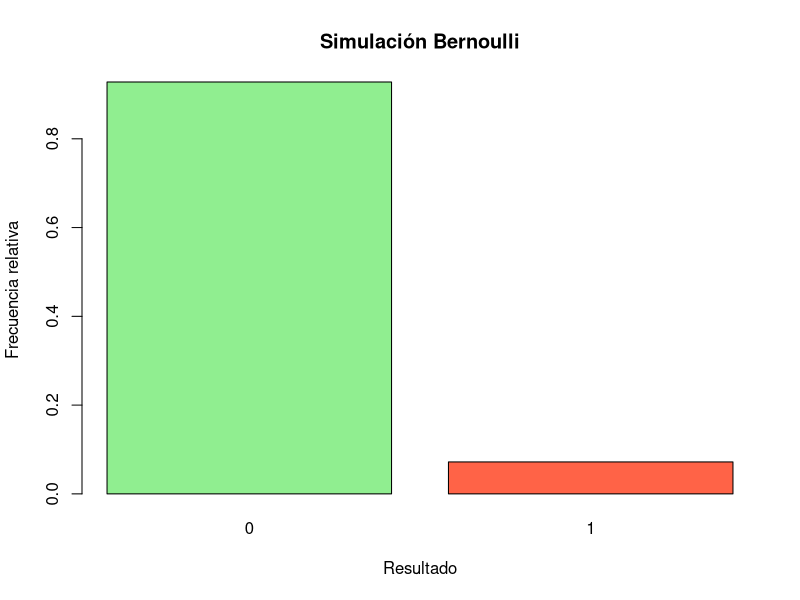
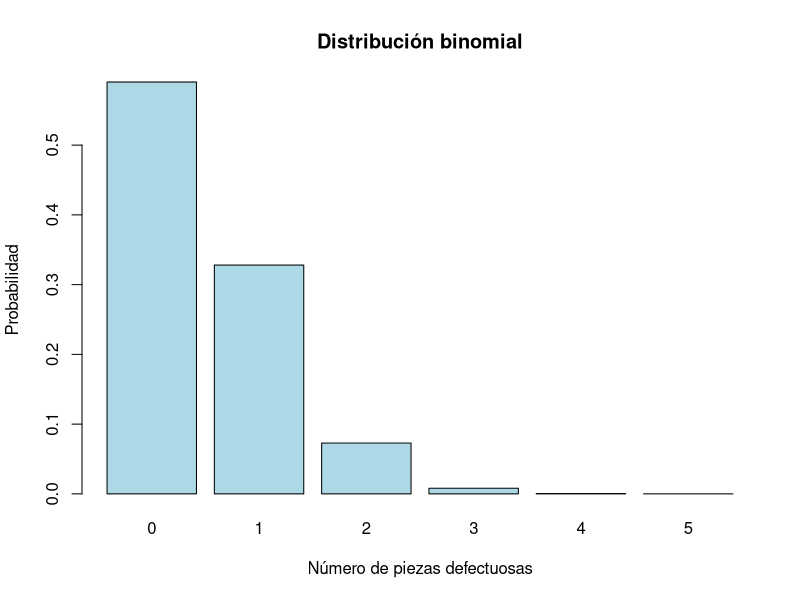
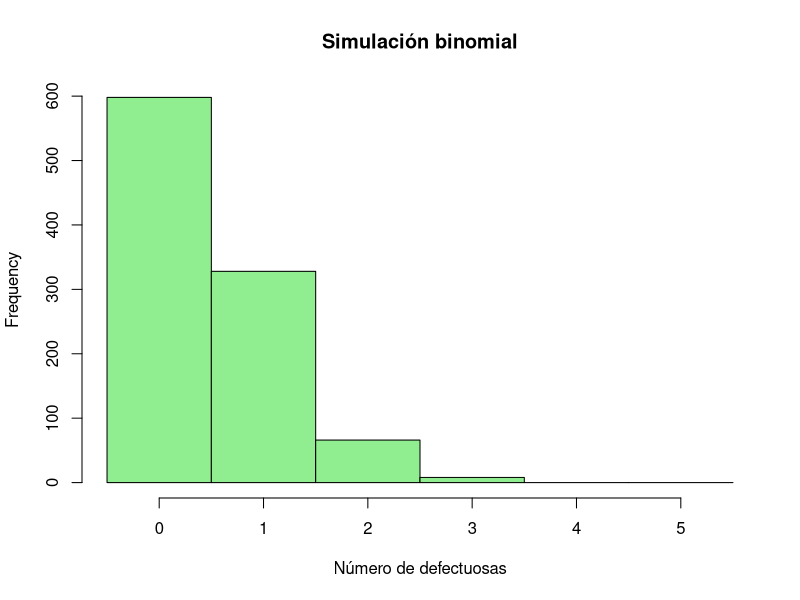
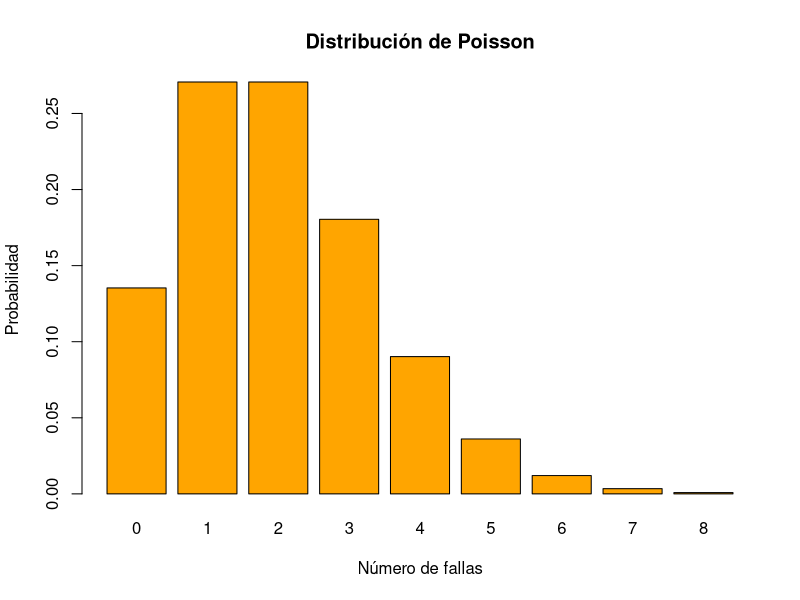
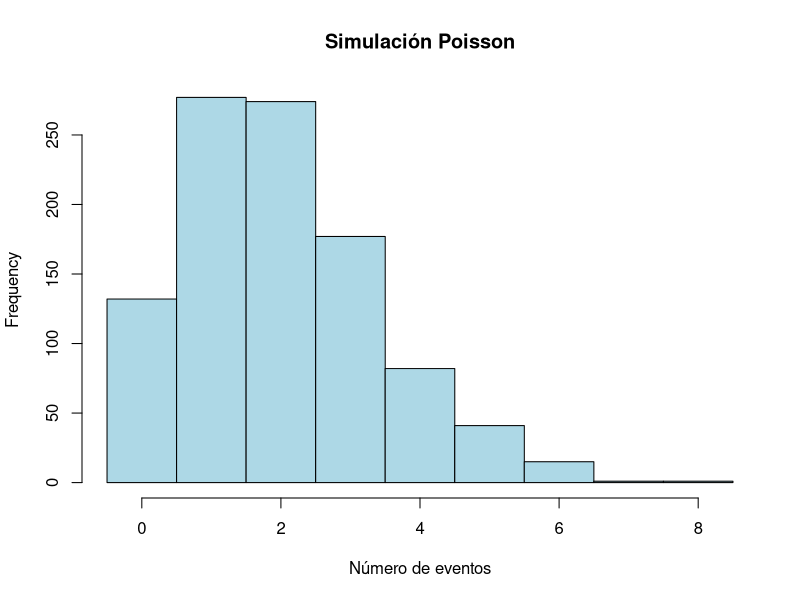
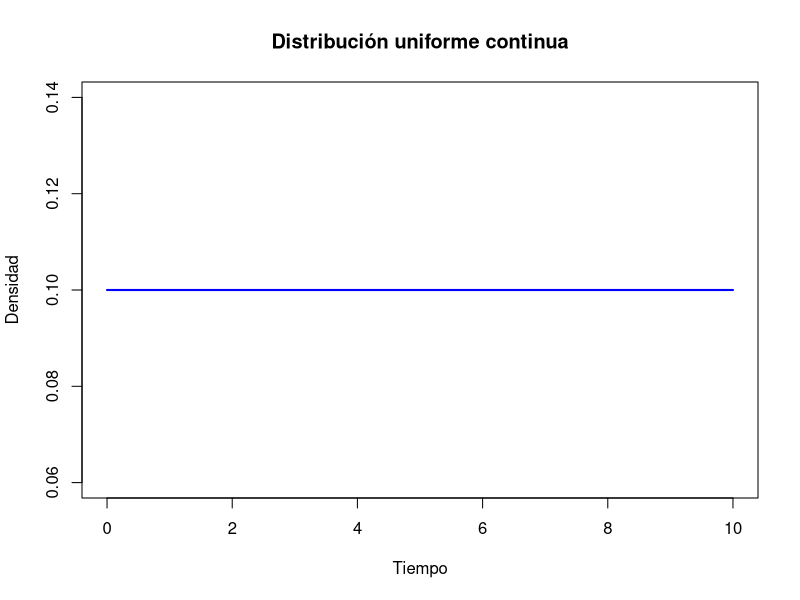
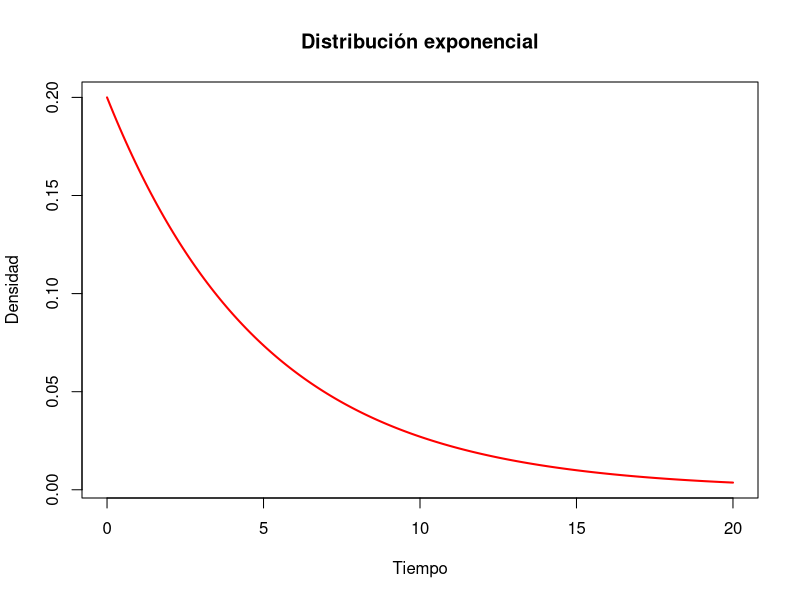
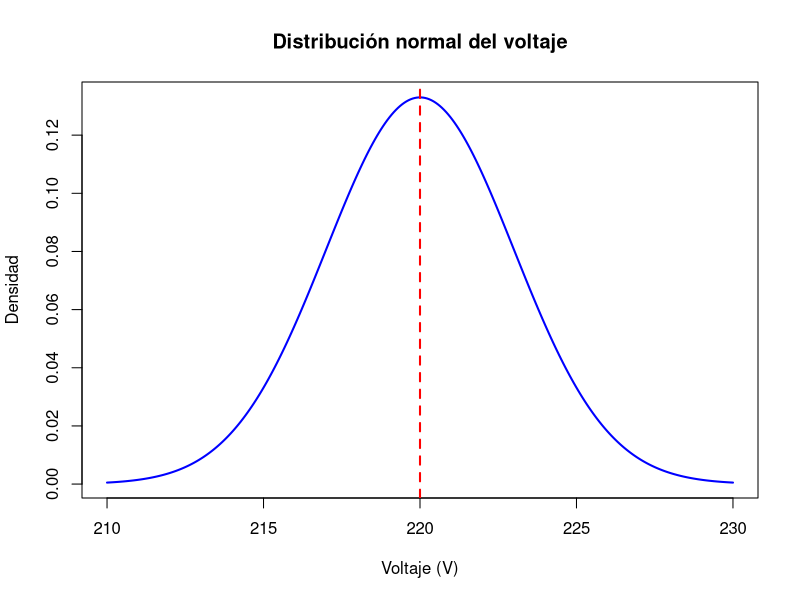

R code for these plots, in order:
## ---- chunk 1
p <- 0.08

P_defectuosa <- p
P_buena <- 1 - p
esperanza <- p
varianza <- p * (1 - p)

c(P_defectuosa = P_defectuosa,
  P_buena = P_buena,
  Esperanza = esperanza,
  Varianza = varianza)
## ---- chunk 2
set.seed(123)

sim_bernoulli <- rbinom(n = 1000, size = 1, prob = 0.08)

mean(sim_bernoulli)
var(sim_bernoulli)
## ---- chunk 3
tabla_bern <- prop.table(table(sim_bernoulli))

barplot(tabla_bern,
        col = c("lightgreen", "tomato"),
        main = "Simulación Bernoulli",
        xlab = "Resultado",
        ylab = "Frecuencia relativa")
## ---- chunk 4
dbinom(2, size = 5, prob = 0.10)
## ---- chunk 5
pbinom(2, size = 5, prob = 0.10)
## ---- chunk 6
k <- 0:5
prob_bin <- dbinom(k, size = 5, prob = 0.10)

barplot(prob_bin,
        names.arg = k,
        col = "lightblue",
        main = "Distribución binomial",
        xlab = "Número de piezas defectuosas",
        ylab = "Probabilidad")
## ---- chunk 7
set.seed(123)

sim_bin <- rbinom(n = 1000, size = 5, prob = 0.10)

mean(sim_bin)
var(sim_bin)
## ---- chunk 8
hist(sim_bin,
     breaks = seq(-0.5, 5.5, 1),
     col = "lightgreen",
     main = "Simulación binomial",
     xlab = "Número de defectuosas")
## ---- chunk 9
dbinom(1, size = 8, prob = 0.05)
## ---- chunk 10
dpois(3, lambda = 2)
## ---- chunk 11
ppois(3, lambda = 2)
## ---- chunk 12
k <- 0:8
prob_pois <- dpois(k, lambda = 2)

barplot(prob_pois,
        names.arg = k,
        col = "orange",
        main = "Distribución de Poisson",
        xlab = "Número de fallas",
        ylab = "Probabilidad")
## ---- chunk 13
set.seed(123)

sim_pois <- rpois(1000, lambda = 2)

mean(sim_pois)
var(sim_pois)
## ---- chunk 14
hist(sim_pois,
     breaks = seq(-0.5, max(sim_pois)+0.5, 1),
     col = "lightblue",
     main = "Simulación Poisson",
     xlab = "Número de eventos")
## ---- chunk 15
punif(7, min = 0, max = 10) - punif(3, min = 0, max = 10)
## ---- chunk 16
x <- seq(0, 10, length.out = 100)
y <- dunif(x, min = 0, max = 10)

plot(x, y,
     type = "l",
     col = "blue",
     lwd = 2,
     main = "Distribución uniforme continua",
     xlab = "Tiempo",
     ylab = "Densidad")
## ---- chunk 17
pexp(3, rate = 0.2)
## ---- chunk 18
x <- seq(0, 20, length.out = 200)
y <- dexp(x, rate = 0.2)

plot(x, y,
     type = "l",
     col = "red",
     lwd = 2,
     main = "Distribución exponencial",
     xlab = "Tiempo",
     ylab = "Densidad")
## ---- chunk 19
pnorm(224, mean = 220, sd = 3)
## ---- chunk 20
pnorm(224, mean = 220, sd = 3) - pnorm(218, mean = 220, sd = 3)
## ---- chunk 21
x <- seq(210, 230, length.out = 300)
y <- dnorm(x, mean = 220, sd = 3)

plot(x, y,
     type = "l",
     col = "blue",
     lwd = 2,
     main = "Distribución normal del voltaje",
     xlab = "Voltaje (V)",
     ylab = "Densidad")
abline(v = 220, col = "red", lty = 2, lwd = 2)
## ---- chunk 22
set.seed(123)

sim_normal <- rnorm(1000, mean = 220, sd = 3)

mean(sim_normal)
sd(sim_normal)
## ---- chunk 23
hist(sim_normal,
     col = "lightgray",
     border = "white",
     main = "Simulación de voltaje normal",
     xlab = "Voltaje (V)")
## ---- chunk 24
pnorm(30, mean = 28, sd = 2)
## ---- chunk 25
pnorm(30, mean = 28, sd = 2) - pnorm(26, mean = 28, sd = 2)
